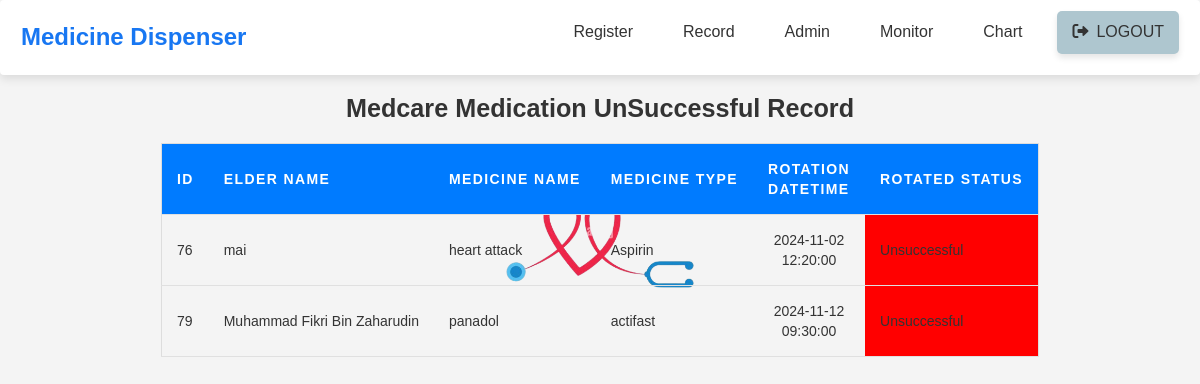
Screenshot of /unsuccessful.php (signed in) with the database file from the repository.
### tables this page shows
CREATE TABLE `motorspin` (
  `id` int(11) NOT NULL,
  `eldername` text NOT NULL,
  `elderemail` varchar(150) NOT NULL,
  `medicinename` text NOT NULL,
  `medicinetype` text NOT NULL,
  `datetime` datetime NOT NULL,
  `spinstate` enum('true','false') NOT NULL DEFAULT 'false',
  `remarks` text NOT NULL
);

### unsuccessful.php (the view, shortened to what this page needs)
<?php
$conn = new mysqli("localhost", "root", "", "elderainfik");
$displaymotorspinsql = $conn->prepare("SELECT `id`, `eldername`, `medicinename`, `medicinetype`, `datetime`, `spinstate` FROM `motorspin` WHERE `spinstate` = 'false'");
$displaymotorspinsql->execute();
$displaymotorspinsql->store_result();
$displaymotorspinsql->bind_result($idmotor, $eldername, $medicinename, $medicinetype, $datetimespinmotor, $statespinmotor);
?>
<!DOCTYPE html>
<html>
<head>
    <link rel="stylesheet" href="https://cdnjs.cloudflare.com/ajax/libs/font-awesome/6.0.0-beta3/css/all.min.css">
    <link rel="stylesheet" href="https://maxcdn.bootstrapcdn.com/bootstrap/3.3.7/css/bootstrap.min.css">
</head>
<body>
    <nav class="navbar">
        <a href="interface.php" class="logo">Medicine Dispenser</a>
        <ul class="nav-links">
            <li><a href="register.php">Register</a></li>
            <li><a href="list.php">Record</a></li>
            <li><a href="interface.php">Admin</a></li>
            <li class="dropdown">
            <a href="javascript:void(0)" class="dropbtn">Monitor</a>
        </li>
        <li><a href="chart.php">Chart</a></li>
            <li><a href="logout.php" class="logout-btn"><i class="fas fa-sign-out-alt"></i>Logout</a></li>
        </ul>
    </nav>
    <h1>Medcare Medication UnSuccessful Record</h1>
    <div class="table-container">
        <table id="motorTableBody">
            <thead>
                <tr>
                    <th>ID</th>
                    <th>Elder Name</th>
                    <th>Medicine Name</th>
                    <th>Medicine Type</th>
                    <th>Rotation Datetime</th>
                    <th>Rotated Status</th>
                </tr>
            </thead>
            <tbody>
                <?php
                while ($displaymotorspinsql->fetch()) {
                $statusColor = ($statespinmotor === 'false') ? 'red' : 'green';
                ?>
                    <tr>
                        <td><?php echo $idmotor; ?></td>
                        <td><?php echo $eldername; ?></td>
                        <td><?php echo $medicinename; ?></td>
                        <td><?php echo $medicinetype; ?></td>
                        <td><?php echo $datetimespinmotor; ?></td>
                       <td style="background-color: <?php echo $statusColor; ?>;"><?php echo ($statespinmotor === 'false') ? 'Unsuccessful' : 'Successful'; ?></td>
                    </tr>
                <?php } ?>
            </tbody>
        </table>
    </div>
</body>
</html>

### unsuccessful.php (style rules this page uses)
* { margin: 0; padding: 0; box-sizing: border-box; }
body { font-family: 'Arial', sans-serif; background-color: #f4f4f4; color: #333; }
.navbar { display: flex; justify-content: space-between; align-items: center; background-color: #ffffff; padding: 10px 20px; box-shadow: 0 4px 10px rgba(0, 0, 0, 0.1); position: sticky; top: 0; z-index: 100; }
.navbar .logo { font-size: 24px; font-weight: bold; color: #1877f2; text-decoration: none; margin-right: auto; }
.navbar .nav-links { display: flex; align-items: center; list-style: none; margin-left: auto; }
.navbar .nav-links li { margin-left: 20px; }
.navbar .nav-links a { text-decoration: none; color: #333; font-size: 16px; font-weight: 500; padding: 10px 15px; border-radius: 5px; transition: background-color 0.2s ease, color 0.2s ease; }
.logout-btn { display: inline-block; padding: 10px 20px; font-size: 16px; font-weight: bold; text-transform: uppercase; text-decoration: none; color: white; background-color: #AEC6CF; border: none; border-radius: 30px; cursor: pointer; transition: background-color 0.3s ease, transform 0.3s ease; box-shadow: 0px 4px 6px rgba(0, 0, 0, 0.1); }
.logout-btn i { margin-right: 8px; }
table { background-image: url('asset/nursing.png'); background-repeat: no-repeat; background-position: center; background-size: contain; margin: 20px auto; border: 1px solid #ddd; border-collapse: collapse; }
th, td { padding: 15px; text-align: left; border-bottom: 1px solid #e0e0e0; }
th { background-color: #007bff; color: #ffffff; text-transform: uppercase; letter-spacing: 0.1em; }
td { font-size: 1em; }
td:nth-child(5) { text-align: center; width: 20px; }
h1 { text-align: center; font-size: 1.8em; margin: 20px 0; color: #333; font-weight: 600; }
.dropdown { position: relative; display: inline-block; }
.dropbtn { color: white; padding: 16px; font-size: 16px; border: none; cursor: pointer; }

### rows the page displays
motorspin: id "76", eldername "mai", medicinename "heart attack", medicinetype "Aspirin", datetime "2024-11-02 12:20:00", spinstate "Unsuccessful"
motorspin: id "79", eldername "Muhammad Fikri Bin Zaharudin", medicinename "panadol", medicinetype "actifast", datetime "2024-11-12 09:30:00", spinstate "Unsuccessful"
